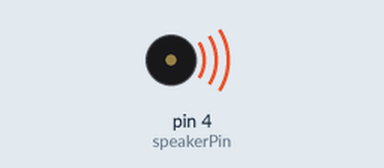
This sketch was run on a simulated Arduino Uno, built with avr-gcc and run on an emulated ATmega328P. Parts: buzzer (waves = sounding).

Above: at 1.8 s.
At 4.8 s:
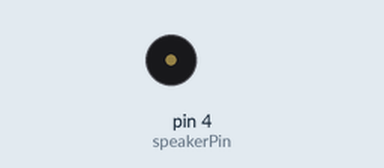
Timing chart, 0 to 6.6 s (numbered marks = the images above):
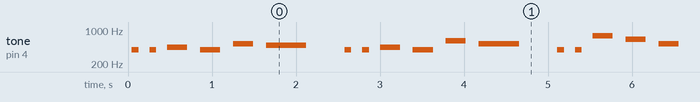

The sketch:

buzzer_happy_birthday.ino
```cpp
// (licence header left out)
int speakerPin = 4;

int length = 28; // the number of notes

char notes[] = "GGAGcB GGAGdc GGxecBA yyecdc";

int beats[] = { 2, 2, 8, 8, 8, 16, 1, 2, 2, 8, 8,8, 16, 1, 2,2,8,8,8,8,16, 1,2,2,8,8,8,16 };

int temporary = 150;

void playTone(int tone, int duration) {

for (long i = 0; i < duration * 1000L; i += tone * 2) {

   digitalWrite(speakerPin, HIGH);

   delayMicroseconds(tone);

   digitalWrite(speakerPin, LOW);

   delayMicroseconds(tone);

}

}

void playNote(char note, int duration) {

char names[] = {'C', 'D', 'E', 'F', 'G', 'A', 'B',

                 'c', 'd', 'e', 'f', 'g', 'a', 'b',

                 'x', 'y' };

int tones[] = { 1915, 1700, 1519, 1432, 1275, 1136, 1014,

                 956,  834,  765,  593,  468,  346,  224,

                 655 , 715 };

int SPEE = 5;

// play the tone corresponding to the note name

for (int i = 0; i < 17; i++) {

   if (names[i] == note) {
    int newduration = duration/SPEE;
     playTone(tones[i], newduration);

   }

}

}

void setup() {

pinMode(speakerPin, OUTPUT);

}

void loop() {

for (int i = 0; i < length; i++) {

   if (notes[i] == ' ') {

     delay(beats[i] * temporary); // rest

   } else {

     playNote(notes[i], beats[i] * temporary);

   }

   // pause between notes

   delay(temporary);

}

}
```

lcd.ino
```cpp
#ifndef FDB_LIQUID_CRYSTAL_I2C_H
#define FDB_LIQUID_CRYSTAL_I2C_H

#include <inttypes.h>
#include <Print.h>

// commands
#define LCD_CLEARDISPLAY 0x01
#define LCD_RETURNHOME 0x02
#define LCD_ENTRYMODESET 0x04
#define LCD_DISPLAYCONTROL 0x08
#define LCD_CURSORSHIFT 0x10
#define LCD_FUNCTIONSET 0x20
#define LCD_SETCGRAMADDR 0x40
#define LCD_SETDDRAMADDR 0x80

// flags for display entry mode
#define LCD_ENTRYRIGHT 0x00
#define LCD_ENTRYLEFT 0x02
#define LCD_ENTRYSHIFTINCREMENT 0x01
#define LCD_ENTRYSHIFTDECREMENT 0x00

// flags for display on/off control
#define LCD_DISPLAYON 0x04
#define LCD_DISPLAYOFF 0x00
#define LCD_CURSORON 0x02
#define LCD_CURSOROFF 0x00
#define LCD_BLINKON 0x01
#define LCD_BLINKOFF 0x00

// flags for display/cursor shift
#define LCD_DISPLAYMOVE 0x08
#define LCD_CURSORMOVE 0x00
#define LCD_MOVERIGHT 0x04
#define LCD_MOVELEFT 0x00

// flags for function set
#define LCD_8BITMODE 0x10
#define LCD_4BITMODE 0x00
#define LCD_2LINE 0x08
#define LCD_1LINE 0x00
#define LCD_5x10DOTS 0x04
#define LCD_5x8DOTS 0x00

// flags for backlight control
#define LCD_BACKLIGHT 0x08
#define LCD_NOBACKLIGHT 0x00

#define En B00000100  // Enable bit
#define Rw B00000010  // Read/Write bit
#define Rs B00000001  // Register select bit

/**
 * This is the driver for the Liquid Crystal LCD displays that use the I2C bus.
 *
 * After creating an instance of this class, first call begin() before anything else.
 * The backlight is on by default, since that is the most likely operating mode in
 * most cases.
 */
class LiquidCrystal_I2C : public Print {
public:
  /**
   * Constructor
   *
   * @param lcd_addr  I2C slave address of the LCD display. Most likely printed on the
   *          LCD circuit board, or look in the supplied LCD documentation.
   * @param lcd_cols  Number of columns your LCD display has.
   * @param lcd_rows  Number of rows your LCD display has.
   * @param charsize  The size in dots that the display has, use LCD_5x10DOTS or LCD_5x8DOTS.
   */
  LiquidCrystal_I2C(uint8_t lcd_addr, uint8_t lcd_cols, uint8_t lcd_rows, uint8_t charsize = LCD_5x8DOTS);

  /**
   * Set the LCD display in the correct begin state, must be called before anything else is done.
   */
  void begin();

   /**
    * Remove all the characters currently shown. Next print/write operation will start
    * from the first position on LCD display.
    */
  void clear();

  /**
   * Next print/write operation will will start from the first position on the LCD display.
   */
  void home();

   /**
    * Do not show any characters on the LCD display. Backlight state will remain unchanged.
    * Also all characters written on the display will return, when the display in enabled again.
    */
  void noDisplay();

  /**
   * Show the characters on the LCD display, this is the normal behaviour. This method should
   * only be used after noDisplay() has been used.
   */
  void display();

  /**
   * Do not blink the cursor indicator.
   */
  void noBlink();

  /**
   * Start blinking the cursor indicator.
   */
  void blink();

  /**
   * Do not show a cursor indicator.
   */
  void noCursor();

  /**
   * Show a cursor indicator, cursor can blink on not blink. Use the
   * methods blink() and noBlink() for changing cursor blink.
   */
  void cursor();

  void scrollDisplayLeft();
  void scrollDisplayRight();
  void printLeft();
  void printRight();
  void leftToRight();
  void rightToLeft();
  void shiftIncrement();
  void shiftDecrement();
  void noBacklight();
  void backlight();
  bool getBacklight();
  void autoscroll();
  void noAutoscroll();
  void createChar(uint8_t, uint8_t[]);
  void setCursor(uint8_t, uint8_t);
  virtual size_t write(uint8_t);
  void command(uint8_t);

  inline void blink_on() { blink(); }
  inline void blink_off() { noBlink(); }
  inline void cursor_on() { cursor(); }
  inline void cursor_off() { noCursor(); }

// Compatibility API function aliases
  void setBacklight(uint8_t new_val);       // alias for backlight() and nobacklight()
  void load_custom_character(uint8_t char_num, uint8_t *rows);  // alias for createChar()
  void printstr(const char[]);

private:
  void send(uint8_t, uint8_t);
  void write4bits(uint8_t);
  void expanderWrite(uint8_t);
  void pulseEnable(uint8_t);
  uint8_t _addr;
  uint8_t _displayfunction;
  uint8_t _displaycontrol;
  uint8_t _displaymode;
  uint8_t _cols;
  uint8_t _rows;
  uint8_t _charsize;
  uint8_t _backlightval;
};

#endif // FDB_LIQUID_CRYSTAL_I2C_H
```

lcd_2.ino
```cpp
#include "LiquidCrystal_I2C.h"
#include <inttypes.h>
#include <Arduino.h>
#include <Wire.h>

// When the display powers up, it is configured as follows:
//
// 1. Display clear
// 2. Function set:
//    DL = 1; 8-bit interface data
//    N = 0; 1-line display
//    F = 0; 5x8 dot character font
// 3. Display on/off control:
//    D = 0; Display off
//    C = 0; Cursor off
//    B = 0; Blinking off
// 4. Entry mode set:
//    I/D = 1; Increment by 1
//    S = 0; No shift
//
// Note, however, that resetting the Arduino doesn't reset the LCD, so we
// can't assume that its in that state when a sketch starts (and the
// LiquidCrystal constructor is called).

LiquidCrystal_I2C::LiquidCrystal_I2C(uint8_t lcd_addr, uint8_t lcd_cols, uint8_t lcd_rows, uint8_t charsize)
{
  _addr = lcd_addr;
  _cols = lcd_cols;
  _rows = lcd_rows;
  _charsize = charsize;
  _backlightval = LCD_BACKLIGHT;
}

void LiquidCrystal_I2C::begin() {
  Wire.begin();
  _displayfunction = LCD_4BITMODE | LCD_1LINE | LCD_5x8DOTS;

  if (_rows > 1) {
    _displayfunction |= LCD_2LINE;
  }

  // for some 1 line displays you can select a 10 pixel high font
  if ((_charsize != 0) && (_rows == 1)) {
    _displayfunction |= LCD_5x10DOTS;
  }

  // SEE PAGE 45/46 FOR INITIALIZATION SPECIFICATION!
  // according to datasheet, we need at least 40ms after power rises above 2.7V
  // before sending commands. Arduino can turn on way befer 4.5V so we'll wait 50
  delay(50);

  // Now we pull both RS and R/W low to begin commands
  expanderWrite(_backlightval); // reset expanderand turn backlight off (Bit 8 =1)
  delay(1000);

  //put the LCD into 4 bit mode
  // this is according to the hitachi HD44780 datasheet
  // figure 24, pg 46

  // we start in 8bit mode, try to set 4 bit mode
  write4bits(0x03 << 4);
  delayMicroseconds(4500); // wait min 4.1ms

  // second try
  write4bits(0x03 << 4);
  delayMicroseconds(4500); // wait min 4.1ms

  // third go!
  write4bits(0x03 << 4);
  delayMicroseconds(150);

  // finally, set to 4-bit interface
  write4bits(0x02 << 4);

  // set # lines, font size, etc.
  command(LCD_FUNCTIONSET | _displayfunction);

  // turn the display on with no cursor or blinking default
  _displaycontrol = LCD_DISPLAYON | LCD_CURSOROFF | LCD_BLINKOFF;
  display();

  // clear it off
  clear();

  // Initialize to default text direction (for roman languages)
  _displaymode = LCD_ENTRYLEFT | LCD_ENTRYSHIFTDECREMENT;

  // set the entry mode
  command(LCD_ENTRYMODESET | _displaymode);

  home();
}

/********** high level commands, for the user! */
void LiquidCrystal_I2C::clear(){
  command(LCD_CLEARDISPLAY);// clear display, set cursor position to zero
  delayMicroseconds(2000);  // this command takes a long time!
}

void LiquidCrystal_I2C::home(){
  command(LCD_RETURNHOME);  // set cursor position to zero
  delayMicroseconds(2000);  // this command takes a long time!
}

void LiquidCrystal_I2C::setCursor(uint8_t col, uint8_t row){
  int row_offsets[] = { 0x00, 0x40, 0x14, 0x54 };
  if (row > _rows) {
    row = _rows-1;    // we count rows starting w/0
  }
  command(LCD_SETDDRAMADDR | (col + row_offsets[row]));
}

// Turn the display on/off (quickly)
void LiquidCrystal_I2C::noDisplay() {
  _displaycontrol &= ~LCD_DISPLAYON;
  command(LCD_DISPLAYCONTROL | _displaycontrol);
}
void LiquidCrystal_I2C::display() {
  _displaycontrol |= LCD_DISPLAYON;
  command(LCD_DISPLAYCONTROL | _displaycontrol);
}

// Turns the underline cursor on/off
void LiquidCrystal_I2C::noCursor() {
  _displaycontrol &= ~LCD_CURSORON;
  command(LCD_DISPLAYCONTROL | _displaycontrol);
}
void LiquidCrystal_I2C::cursor() {
  _displaycontrol |= LCD_CURSORON;
  command(LCD_DISPLAYCONTROL | _displaycontrol);
}

// Turn on and off the blinking cursor
void LiquidCrystal_I2C::noBlink() {
  _displaycontrol &= ~LCD_BLINKON;
  command(LCD_DISPLAYCONTROL | _displaycontrol);
}
void LiquidCrystal_I2C::blink() {
  _displaycontrol |= LCD_BLINKON;
  command(LCD_DISPLAYCONTROL | _displaycontrol);
}

// These commands scroll the display without changing the RAM
void LiquidCrystal_I2C::scrollDisplayLeft(void) {
  command(LCD_CURSORSHIFT | LCD_DISPLAYMOVE | LCD_MOVELEFT);
}
void LiquidCrystal_I2C::scrollDisplayRight(void) {
  command(LCD_CURSORSHIFT | LCD_DISPLAYMOVE | LCD_MOVERIGHT);
}

// This is for text that flows Left to Right
void LiquidCrystal_I2C::leftToRight(void) {
  _displaymode |= LCD_ENTRYLEFT;
  command(LCD_ENTRYMODESET | _displaymode);
}

// This is for text that flows Right to Left
void LiquidCrystal_I2C::rightToLeft(void) {
  _displaymode &= ~LCD_ENTRYLEFT;
  command(LCD_ENTRYMODESET | _displaymode);
}

// This will 'right justify' text from the cursor
void LiquidCrystal_I2C::autoscroll(void) {
  _displaymode |= LCD_ENTRYSHIFTINCREMENT;
  command(LCD_ENTRYMODESET | _displaymode);
}

// This will 'left justify' text from the cursor
void LiquidCrystal_I2C::noAutoscroll(void) {
  _displaymode &= ~LCD_ENTRYSHIFTINCREMENT;
  command(LCD_ENTRYMODESET | _displaymode);
}

// Allows us to fill the first 8 CGRAM locations
// with custom characters
void LiquidCrystal_I2C::createChar(uint8_t location, uint8_t charmap[]) {
  location &= 0x7; // we only have 8 locations 0-7
  command(LCD_SETCGRAMADDR | (location << 3));
  for (int i=0; i<8; i++) {
    write(charmap[i]);
  }
}

// Turn the (optional) backlight off/on
void LiquidCrystal_I2C::noBacklight(void) {
  _backlightval=LCD_NOBACKLIGHT;
  expanderWrite(0);
}

void LiquidCrystal_I2C::backlight(void) {
  _backlightval=LCD_BACKLIGHT;
  expanderWrite(0);
}
bool LiquidCrystal_I2C::getBacklight() {
  return _backlightval == LCD_BACKLIGHT;
}


/*********** mid level commands, for sending data/cmds */

inline void LiquidCrystal_I2C::command(uint8_t value) {
  send(value, 0);
}

inline size_t LiquidCrystal_I2C::write(uint8_t value) {
  send(value, Rs);
  return 1;
}


/************ low level data pushing commands **********/

// write either command or data
void LiquidCrystal_I2C::send(uint8_t value, uint8_t mode) {
  uint8_t highnib=value&0xf0;
  uint8_t lownib=(value<<4)&0xf0;
  write4bits((highnib)|mode);
  write4bits((lownib)|mode);
}

void LiquidCrystal_I2C::write4bits(uint8_t value) {
  expanderWrite(value);
  pulseEnable(value);
}

void LiquidCrystal_I2C::expanderWrite(uint8_t _data){
  Wire.beginTransmission(_addr);
  Wire.write((int)(_data) | _backlightval);
  Wire.endTransmission();
}

void LiquidCrystal_I2C::pulseEnable(uint8_t _data){
  expanderWrite(_data | En);  // En high
  delayMicroseconds(1);   // enable pulse must be >450ns

  expanderWrite(_data & ~En); // En low
  delayMicroseconds(50);    // commands need > 37us to settle
}

void LiquidCrystal_I2C::load_custom_character(uint8_t char_num, uint8_t *rows){
  createChar(char_num, rows);
}

void LiquidCrystal_I2C::setBacklight(uint8_t new_val){
  if (new_val) {
    backlight();    // turn backlight on
  } else {
    noBacklight();    // turn backlight off
  }
}

void LiquidCrystal_I2C::printstr(const char c[]){
  //This function is not identical to the function used for "real" I2C displays
  //it's here so the user sketch doesn't have to be changed
  print(c);
}
```

Measured:
- by itself, tone on pin 4 (speakerPin): plays 391 Hz for 0.08 s, 391 Hz for 0.08 s, 439 Hz for 0.24 s, 391 Hz for 0.24 s, 521 Hz for 0.24 s, 491 Hz for 0.48 s … (319 notes in this stretch)
